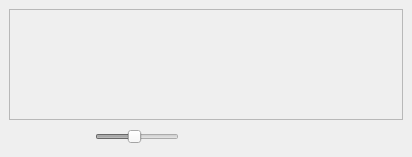
  <widget class="QDockWidget" name="previewDock">
   <property name="sizePolicy">
    <sizepolicy hsizetype="Minimum" vsizetype="Minimum">
     <horstretch>0</horstretch>
     <verstretch>0</verstretch>
    </sizepolicy>
   </property>
   <property name="minimumSize">
    <size>
     <width>347</width>
     <height>157</height>
    </size>
   </property>
   <property name="sizeIncrement">
    <size>
     <width>5</width>
     <height>0</height>
    </size>
   </property>
   <property name="baseSize">
    <size>
     <width>0</width>
     <height>0</height>
    </size>
   </property>
   <property name="whatsThis">
    <string/>
   </property>
   <property name="features">
    <set>QDockWidget::DockWidgetMovable</set>
   </property>
   <property name="windowTitle">
    <string>Prévisualisation</string>
   </property>
   <attribute name="dockWidgetArea">
    <number>2</number>
   </attribute>
   <widget class="QWidget" name="layout">
    <property name="sizePolicy">
     <sizepolicy hsizetype="Preferred" vsizetype="Preferred">
      <horstretch>0</horstretch>
      <verstretch>0</verstretch>
     </sizepolicy>
    </property>
    <layout class="QVBoxLayout" name="verticalLayout">
     <item>
      <widget class="QScrollArea" name="scrollArea">
       <property name="widgetResizable">
        <bool>true</bool>
       </property>
       <widget class="QWidget" name="scrollAreaWidgetContents">
        <property name="geometry">
         <rect>
          <x>0</x>
          <y>0</y>
          <width>408</width>
          <height>970</height>
         </rect>
        </property>
       </widget>
      </widget>
     </item>
     <item>
      <layout class="QHBoxLayout" name="horizontalLayout_4">
       <property name="topMargin">
        <number>0</number>
       </property>
       <item>
        <spacer name="horizontalSpacer_5">
         <property name="orientation">
          <enum>Qt::Horizontal</enum>
         </property>
         <property name="sizeHint" stdset="0">
          <size>
           <width>40</width>
           <height>20</height>
          </size>
         </property>
        </spacer>
       </item>
       <item>
        <widget class="QPushButton" name="zoomOutPushButton">
         <property name="toolTip">
          <string>Zoom Out</string>
         </property>
         <property name="text">
          <string/>
         </property>
         <property name="icon">
          <iconset resource="../Ressources.qrc">
           <normaloff>:/icons/ressources/icons/zoom-out.svg</normaloff>:/icons/ressources/icons/zoom-out.svg</iconset>
         </property>
         <property name="default">
          <bool>false</bool>
         </property>
         <property name="flat">
          <bool>true</bool>
         </property>
        </widget>
       </item>
       <item>
        <widget class="QSlider" name="pdfZoomSlider">
         <property name="enabled">
          <bool>false</bool>
         </property>
         <property name="maximumSize">
          <size>
           <width>100</width>
           <height>16777215</height>
          </size>
         </property>
         <property name="minimum">
          <number>10</number>
         </property>
         <property name="maximum">
          <number>150</number>
         </property>
         <property name="singleStep">
          <number>2</number>
         </property>
         <property name="value">
          <number>75</number>
         </property>
         <property name="orientation">
          <enum>Qt::Horizontal</enum>
         </property>
        </widget>
       </item>
       <item>
        <widget class="QPushButton" name="zoomInPushButton">
         <property name="toolTip">
          <string>Zoom In</string>
         </property>
         <property name="text">
          <string/>
         </property>
         <property name="icon">
          <iconset resource="../Ressources.qrc">
           <normaloff>:/icons/ressources/icons/zoom-in.svg</normaloff>:/icons/ressources/icons/zoom-in.svg</iconset>
         </property>
         <property name="flat">
          <bool>true</bool>
         </property>
        </widget>
       </item>
       <item>
        <widget class="QPushButton" name="zoomFitPushButton">
         <property name="enabled">
          <bool>true</bool>
         </property>
         <property name="toolTip">
          <string>Ajustement</string>
         </property>
         <property name="text">
          <string/>
         </property>
         <property name="icon">
          <iconset resource="../Ressources.qrc">
           <normaloff>:/icons/ressources/icons/zoom-fit-best.svg</normaloff>:/icons/ressources/icons/zoom-fit-best.svg</iconset>
         </property>
         <property name="flat">
          <bool>true</bool>
         </property>
        </widget>
       </item>
       <item>
        <widget class="QPushButton" name="previousPagePushButton">
         <property name="toolTip">
          <string>Page précédente</string>
         </property>
         <property name="text">
          <string/>
         </property>
         <property name="icon">
          <iconset resource="../Ressources.qrc">
           <normaloff>:/icons/ressources/icons/go-previous.svg</normaloff>:/icons/ressources/icons/go-previous.svg</iconset>
         </property>
         <property name="flat">
          <bool>true</bool>
         </property>
        </widget>
       </item>
       <item>
        <widget class="QPushButton" name="nextPagePushButton">
         <property name="toolTip">
          <string>Page suivante</string>
         </property>
         <property name="text">
          <string/>
         </property>
         <property name="icon">
          <iconset resource="../Ressources.qrc">
           <normaloff>:/icons/ressources/icons/go-next.svg</normaloff>:/icons/ressources/icons/go-next.svg</iconset>
         </property>
         <property name="flat">
          <bool>true</bool>
         </property>
        </widget>
       </item>
       <item>
        <spacer name="horizontalSpacer_6">
         <property name="orientation">
          <enum>Qt::Horizontal</enum>
         </property>
         <property name="sizeHint" stdset="0">
          <size>
           <width>40</width>
           <height>20</height>
          </size>
         </property>
        </spacer>
       </item>
      </layout>
     </item>
    </layout>
   </widget>
  </widget>
